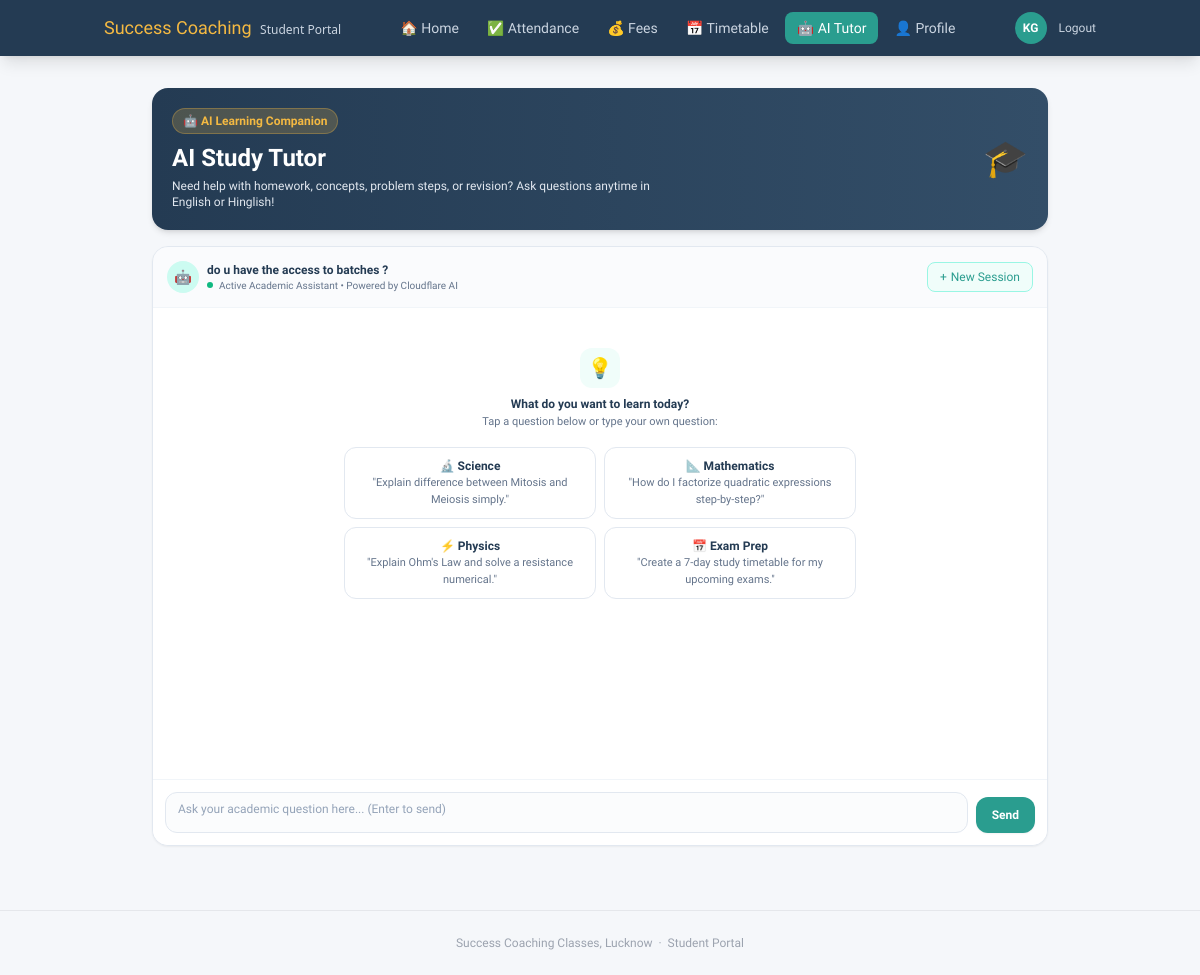
/chatbot/student/ (signed in), run on the app's committed database.
### accounts/models.py (models this page shows)
class User(AbstractUser):
    ROLE_CHOICES = [('admin', 'Admin'), ('staff', 'Staff'), ('student', 'Student')]
    role = models.CharField(max_length=20, choices=ROLE_CHOICES, default='student')
    phone = models.CharField(max_length=15, blank=True)
    profile_photo = models.ImageField(upload_to='profiles/', blank=True, null=True)
    created_at = models.DateTimeField(auto_now_add=True)

### chatbot/models.py (models this page shows, shortened)
class ChatConversation(models.Model):
    user = models.ForeignKey(
        settings.AUTH_USER_MODEL,
        on_delete=models.CASCADE,
        null=True,
        blank=True,
        related_name='chat_conversations'
    )
    session_key = models.CharField(max_length=64, blank=True, null=True, db_index=True)
    title = models.CharField(max_length=255, default='New Chat')
    context_data = models.JSONField(default=dict, blank=True)
    created_at = models.DateTimeField(auto_now_add=True)
    updated_at = models.DateTimeField(auto_now=True)
    class Meta:
        ordering = ['-updated_at']
        verbose_name = "Chat Conversation"
        verbose_name_plural = "Chat Conversations"

### chatbot/views.py (the view)
# urls.py: path('student/', views.student_chat_view, name='chatbot_student'),
@login_required
@ensure_csrf_cookie
def student_chat_view(request):
    config = ChatbotConfig.get_settings()
    if not config.enable_for_students and request.user.role == 'student':
        messages.warning(request, "AI Tutor is currently disabled by institute administration.")
        return redirect('student_portal_home')
    conversations = ChatConversation.objects.filter(user=request.user).order_by('-updated_at')
    active_conv = conversations.first()
    if not active_conv:
        active_conv = ChatConversation.objects.create(user=request.user, title="New Study Chat")
        conversations = [active_conv]
    context = {
        'config': config,
        'conversations': conversations,
        'active_conversation': active_conv,
    }
    return render(request, 'chatbot/student_chat.html', context)

### accounts/context_processors.py (called while the page is built)
def dashboard_base(request):
    context = {}
    if not request.user.is_authenticated:
        context['base_template'] = 'base_dashboard.html'
        return context
    if request.user.role == 'staff':
        context['base_template'] = 'base_staff.html'
        context['active_notices'] = Notice.objects.filter(is_active=True)
    elif request.user.role == 'student':
        context['base_template'] = 'base_dashboard.html'
        context['active_notices'] = Notice.objects.filter(is_active=True, target_audience='all')
    else:
        context['base_template'] = 'base_dashboard.html'
        context['active_notices'] = Notice.objects.filter(is_active=True)
    return context

### chatbot/models.py (called while the page is built)
    @classmethod
    def get_settings(cls):
        config = cls.objects.first()
        if not config:
            config = cls.objects.create()
        return config

### templates/chatbot/student_chat.html (shortened to what this page needs)
{% extends 'student_portal/base.html' %}
{% block content %}
<div class="max-w-4xl mx-auto py-2">
    <div class="bg-gradient-to-r from-primary to-navy-light text-white rounded-2xl p-5 mb-4 shadow-md flex items-center justify-between">
        <div>
            <span class="text-xs font-semibold px-2.5 py-1 rounded-full bg-accent/20 text-accent border border-accent/30 inline-block mb-2">
                🤖 AI Learning Companion
            </span>
            <h1 class="text-xl sm:text-2xl font-bold font-heading">AI Study Tutor</h1>
            <p class="text-xs text-slate-200 mt-1 max-w-lg">
                Need help with homework, concepts, problem steps, or revision? Ask questions anytime in English or Hinglish!
            </p>
        </div>
        <div class="hidden sm:block text-4xl">
            🎓
        </div>
    </div>
    <div class="bg-white rounded-2xl border border-slate-200 shadow-sm overflow-hidden flex flex-col h-[600px]">
        <div class="p-3.5 border-b border-slate-100 bg-slate-50/70 flex items-center justify-between">
            <div class="flex items-center gap-2">
                <div class="w-8 h-8 rounded-full bg-teal-100 text-secondary flex items-center justify-center font-bold text-sm">
                    🤖
                </div>
                <div>
                    <h2 id="studentActiveTitle" class="text-xs font-bold text-navy truncate">
                        {{ active_conversation.title|default:"Study Session" }}
                    </h2>
                    <p class="text-[10px] text-muted flex items-center gap-1.5">
                        <span class="w-1.5 h-1.5 rounded-full bg-emerald-500"></span>
                        <span>Active Academic Assistant &bull; Powered by Cloudflare AI</span>
                    </p>
                </div>
            </div>
            <button id="btnStudentNewChat" class="px-3 py-1.5 rounded-lg bg-teal-50 hover:bg-teal-100 text-secondary border border-teal-200 text-xs font-medium transition flex items-center gap-1">
                <span>+</span> New Session
            </button>
        </div>
        <div id="studentMessagesFeed" class="flex-1 overflow-y-auto p-4 space-y-4">
            <div id="studentQuickPrompts" class="max-w-lg mx-auto py-6 text-center">
                <div class="w-10 h-10 rounded-xl bg-teal-50 text-secondary text-xl flex items-center justify-center mx-auto mb-2">
                    💡
                </div>
                <h3 class="text-xs font-bold text-navy">What do you want to learn today?</h3>
                <p class="text-[11px] text-muted max-w-sm mx-auto mt-0.5 mb-4">
                    Tap a question below or type your own question:
                </p>
                <div class="grid grid-cols-1 sm:grid-cols-2 gap-2 text-left">
                    <button onclick="sendStudentPrompt(this)" class="p-2.5 rounded-xl border border-slate-200 hover:border-secondary hover:bg-teal-50/40 text-xs text-slate-700 transition">
                        <span class="font-semibold block text-navy">🔬 Science</span>
                        <span class="text-[11px] text-muted">"Explain difference between Mitosis and Meiosis simply."</span>
                    </button>
                    <button onclick="sendStudentPrompt(this)" class="p-2.5 rounded-xl border border-slate-200 hover:border-secondary hover:bg-teal-50/40 text-xs text-slate-700 transition">
                        <span class="font-semibold block text-navy">📐 Mathematics</span>
                        <span class="text-[11px] text-muted">"How do I factorize quadratic expressions step-by-step?"</span>
                    </button>
                    <button onclick="sendStudentPrompt(this)" class="p-2.5 rounded-xl border border-slate-200 hover:border-secondary hover:bg-teal-50/40 text-xs text-slate-700 transition">
                        <span class="font-semibold block text-navy">⚡ Physics</span>
                        <span class="text-[11px] text-muted">"Explain Ohm's Law and solve a resistance numerical."</span>
                    </button>
                    <button onclick="sendStudentPrompt(this)" class="p-2.5 rounded-xl border border-slate-200 hover:border-secondary hover:bg-teal-50/40 text-xs text-slate-700 transition">
                        <span class="font-semibold block text-navy">📅 Exam Prep</span>
                        <span class="text-[11px] text-muted">"Create a 7-day study timetable for my upcoming exams."</span>
                    </button>
                </div>
            </div>
        </div>
        <div class="p-3 border-t border-slate-100 bg-white">
            <form id="studentChatForm" class="flex items-end gap-2" onsubmit="handleStudentChatSubmit(event)">
                <div class="flex-1 relative rounded-xl border border-slate-200 focus-within:border-secondary focus-within:ring-2 focus-within:ring-secondary/20 transition bg-slate-50/50">
                    <textarea
                        id="studentMsgInput"
                        rows="1"
                        placeholder="Ask your academic question here... (Enter to send)"
                        class="w-full bg-transparent px-3 py-2 text-xs text-slate-800 placeholder-slate-400 focus:outline-none resize-none max-h-28"
                        onkeydown="if(event.key==='Enter'&&!event.shiftKey){event.preventDefault();handleStudentChatSubmit(event);}"
                    ></textarea>
                </div>
                <button
                    type="submit"
                    id="btnStudentSend"
                    class="h-9 px-4 bg-secondary text-white rounded-xl hover:bg-teal-600 transition flex items-center justify-center gap-1 text-xs font-semibold shadow-sm shrink-0"
                >
                    Send
                </button>
            </form>
        </div>
    </div>
</div>
{% endblock %}

### templates/student_portal/base.html (shortened to what this page needs)
<!DOCTYPE html>
<html lang="en">
<head>
    <script src="https://cdn.tailwindcss.com"></script>
</head>
<body class="bg-light min-h-screen text-dark">
    <header class="bg-primary text-white shadow-lg sticky top-0 z-50">
        <div class="max-w-5xl mx-auto px-4 h-14 flex items-center justify-between">
            <a href="{% url 'student_portal_home' %}" class="font-heading text-accent text-lg">
                Success Coaching <span class="text-xs text-slate-300 font-sans font-normal ml-1">Student Portal</span>
            </a>
            <nav class="hidden sm:flex items-center gap-1 text-sm">
                <a href="{% url 'student_portal_home' %}" class="px-3 py-1.5 rounded-lg hover:bg-white/10 transition {% if request.path == '/student-portal/' %}bg-secondary text-white font-medium{% else %}text-slate-300{% endif %}">🏠 Home</a>
                <a href="{% url 'student_portal_attendance' %}" class="px-3 py-1.5 rounded-lg hover:bg-white/10 transition {% if 'attendance' in request.path %}bg-secondary text-white font-medium{% else %}text-slate-300{% endif %}">✅ Attendance</a>
                <a href="{% url 'student_portal_fees' %}" class="px-3 py-1.5 rounded-lg hover:bg-white/10 transition {% if 'fees' in request.path %}bg-secondary text-white font-medium{% else %}text-slate-300{% endif %}">💰 Fees</a>
                <a href="{% url 'student_portal_timetable' %}" class="px-3 py-1.5 rounded-lg hover:bg-white/10 transition {% if 'timetable' in request.path %}bg-secondary text-white font-medium{% else %}text-slate-300{% endif %}">📅 Timetable</a>
                <a href="{% url 'chatbot_student' %}" class="px-3 py-1.5 rounded-lg hover:bg-white/10 transition {% if 'chatbot' in request.path %}bg-secondary text-white font-medium{% else %}text-slate-300{% endif %}">🤖 AI Tutor</a>
                <a href="{% url 'student_portal_profile' %}" class="px-3 py-1.5 rounded-lg hover:bg-white/10 transition {% if 'profile' in request.path %}bg-secondary text-white font-medium{% else %}text-slate-300{% endif %}">👤 Profile</a>
            </nav>
            <div class="flex items-center gap-3">
                <div class="w-8 h-8 bg-secondary rounded-full flex items-center justify-center text-white text-xs font-bold">
                    {{ request.user.first_name|first|upper }}{{ request.user.last_name|first|upper }}
                </div>
                <a href="{% url 'logout' %}" class="text-xs text-slate-300 hover:text-red-400 transition">Logout</a>
            </div>
        </div>
    </header>
    <main class="max-w-5xl mx-auto px-4 py-6">
        {% block content %}{% endblock %}
    </main>
    <footer class="text-center text-xs text-gray-400 py-6 mt-8 border-t border-gray-200">
        Success Coaching Classes, Lucknow &nbsp;·&nbsp; Student Portal
    </footer>
</body>
</html>

### templates/student_portal/base.html (style rules this page uses)
body { font-family: 'Hind', sans-serif; color: #172B4D; background-color: #F5F7FA; }

### data on the page
User: user.first_name|first "K", user.last_name|first "G"
ChatConversation: title "do u have the access to batches ?"
